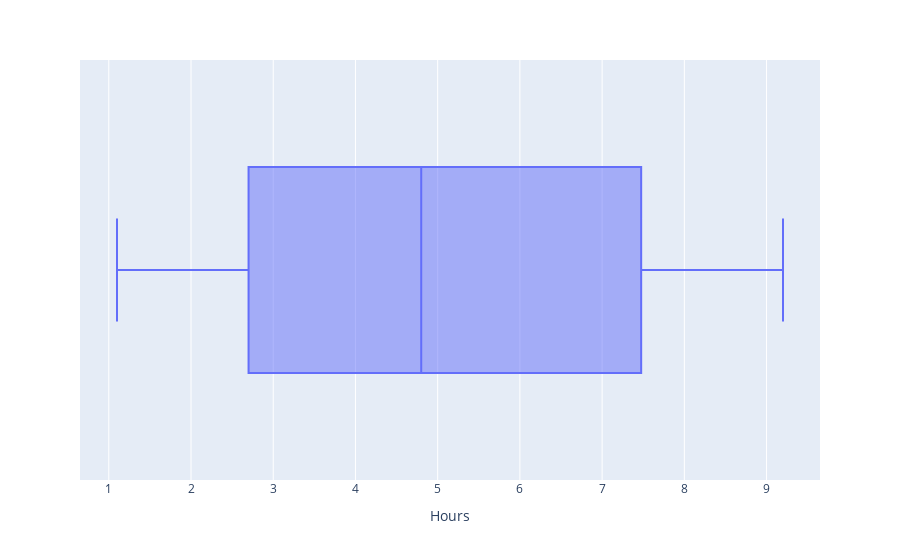

Notebook code for this chart:
### Markdown cell above
### Data Preparation

### Code cell
fig = px.box(s_data,'Hours')
fig.show()

### Figure 1 — Plotly figure (JSON) as saved in the notebook; plotly's stock layout.template omitted (floating-point values rounded to 4 significant figures)
{"data": [{"alignmentgroup": "True", "hovertemplate": "Hours=%{x}<extra></extra>", "legendgroup": "", "marker": {"color": "#636efa"}, "name": "", "notched": false, "offsetgroup": "", "orientation": "h", "showlegend": false, "type": "box", "x": [2.5, 5.1, 3.2, 8.5, 3.5, 1.5, 9.2, 5.5, 8.3, 2.7, 7.7, 5.9, 4.5, 3.3, 1.1, 8.9, 2.5, 1.9, 6.1, 7.4, 2.7, 4.8, 3.8, 6.9, 7.8], "x0": " ", "xaxis": "x", "y0": " ", "yaxis": "y"}], "layout": {"boxmode": "group", "legend": {"tracegroupgap": 0}, "margin": {"t": 60}, "xaxis": {"anchor": "y", "domain": [0, 1], "title": {"text": "Hours"}}, "yaxis": {"anchor": "x", "domain": [0, 1]}}}
